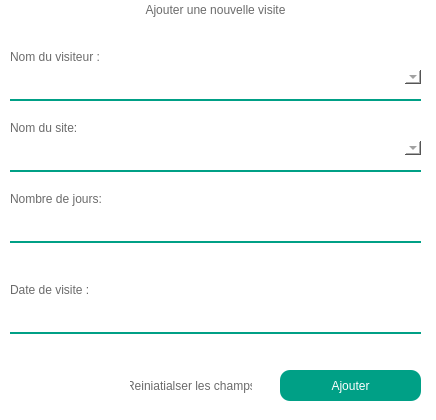
<?xml version="1.0" encoding="UTF-8"?>
<ui version="4.0">
 <class>ajoutVisite</class>
 <widget class="QDialog" name="ajoutVisite">
  <property name="geometry">
   <rect>
    <x>0</x>
    <y>0</y>
    <width>436</width>
    <height>420</height>
   </rect>
  </property>
  <property name="minimumSize">
   <size>
    <width>436</width>
    <height>420</height>
   </size>
  </property>
  <property name="maximumSize">
   <size>
    <width>436</width>
    <height>420</height>
   </size>
  </property>
  <property name="windowTitle">
   <string>Dialog</string>
  </property>
  <property name="styleSheet">
   <string notr="true">background-color: rgb(255, 255, 255);
color:#6b6b6b;
border:none;
border-radius:10px;</string>
  </property>
  <widget class="Line" name="line">
   <property name="geometry">
    <rect>
     <x>10</x>
     <y>20</y>
     <width>411</width>
     <height>20</height>
    </rect>
   </property>
   <property name="orientation">
    <enum>Qt::Horizontal</enum>
   </property>
  </widget>
  <widget class="QWidget" name="verticalLayoutWidget">
   <property name="geometry">
    <rect>
     <x>10</x>
     <y>50</y>
     <width>411</width>
     <height>318</height>
    </rect>
   </property>
   <layout class="QVBoxLayout" name="verticalLayout">
    <item>
     <widget class="QLabel" name="label_2">
      <property name="text">
       <string>Nom du visiteur :</string>
      </property>
     </widget>
    </item>
    <item>
     <widget class="QComboBox" name="comboBox">
      <property name="styleSheet">
       <string notr="true">border-top:none;
                  border-left:none;
                  border-right:none;
                  border-bottom:1.5px solid #00a086;
                  margin-bottom:15px;
                  padding-bottom:5px;
                  min-height:24px;
border-radius:0;</string>
      </property>
     </widget>
    </item>
    <item>
     <widget class="QLabel" name="label">
      <property name="text">
       <string>Nom du site:</string>
      </property>
     </widget>
    </item>
    <item>
     <widget class="QComboBox" name="comboBox_2">
      <property name="styleSheet">
       <string notr="true">border-top:none;
                  border-left:none;
                  border-right:none;
                  border-bottom:1.5px solid #00a086;
                  margin-bottom:15px;
                  padding-bottom:5px;
                  min-height:24px;
border-radius:0;</string>
      </property>
     </widget>
    </item>
    <item>
     <widget class="QLabel" name="label_3">
      <property name="text">
       <string>Nombre de jours:</string>
      </property>
     </widget>
    </item>
    <item>
     <widget class="QLineEdit" name="nbjrEdit">
      <property name="styleSheet">
       <string notr="true">border-top:none;
                  border-left:none;
                  border-right:none;
                  border-bottom:1.5px solid #00a086;
                  margin-bottom:15px;
                  padding-bottom:5px;
                  min-height:24px;
border-radius:0;</string>
      </property>
     </widget>
    </item>
    <item>
     <widget class="QLabel" name="msgNbj">
      <property name="styleSheet">
       <string notr="true">color: rgb(255, 0, 0);</string>
      </property>
      <property name="text">
       <string/>
      </property>
     </widget>
    </item>
    <item>
     <widget class="QLabel" name="label_5">
      <property name="text">
       <string>Date de visite : </string>
      </property>
     </widget>
    </item>
    <item>
     <widget class="QLineEdit" name="dateVisiteEdit">
      <property name="styleSheet">
       <string notr="true">border-top:none;
                  border-left:none;
                  border-right:none;
                  border-bottom:1.5px solid #00a086;
                  margin-bottom:15px;
                  padding-bottom:5px;
                  min-height:24px;
border-radius:0;</string>
      </property>
     </widget>
    </item>
    <item>
     <widget class="QLabel" name="msgDate">
      <property name="styleSheet">
       <string notr="true">color: rgb(255, 0, 0);</string>
      </property>
      <property name="text">
       <string/>
      </property>
     </widget>
    </item>
   </layout>
  </widget>
  <widget class="QLabel" name="label_4">
   <property name="geometry">
    <rect>
     <x>100</x>
     <y>0</y>
     <width>231</width>
     <height>20</height>
    </rect>
   </property>
   <property name="text">
    <string>&lt;html&gt;&lt;head/&gt;&lt;body&gt;&lt;p align=&quot;center&quot;&gt;Ajouter une nouvelle visite&lt;/p&gt;&lt;/body&gt;&lt;/html&gt;</string>
   </property>
  </widget>
  <widget class="QPushButton" name="Reset">
   <property name="geometry">
    <rect>
     <x>130</x>
     <y>370</y>
     <width>122</width>
     <height>31</height>
    </rect>
   </property>
   <property name="text">
    <string>Reiniatialser les champs</string>
   </property>
  </widget>
  <widget class="QPushButton" name="confirmAddvisiteBtn">
   <property name="geometry">
    <rect>
     <x>280</x>
     <y>370</y>
     <width>141</width>
     <height>31</height>
    </rect>
   </property>
   <property name="styleSheet">
    <string notr="true">background-color:#00A086;
color: rgb(255, 255, 255);</string>
   </property>
   <property name="text">
    <string>Ajouter</string>
   </property>
  </widget>
 </widget>
 <resources/>
 <connections/>
</ui>
